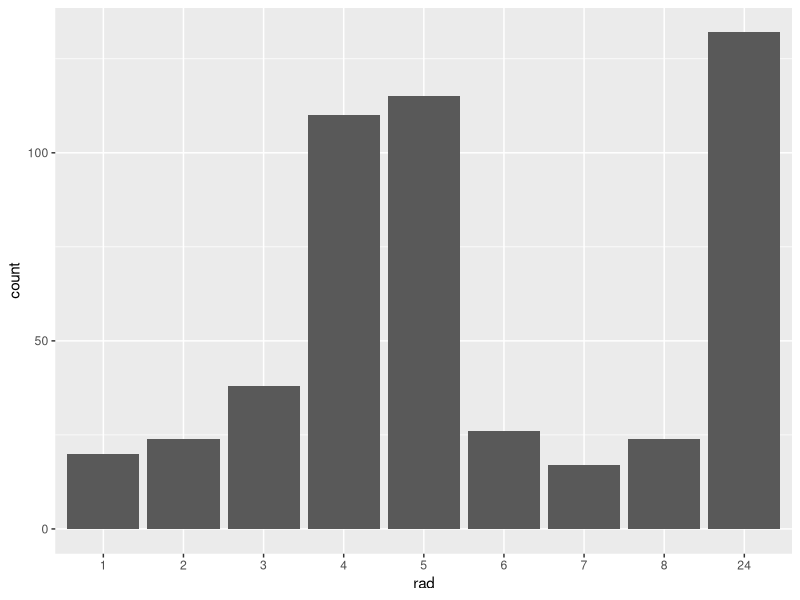
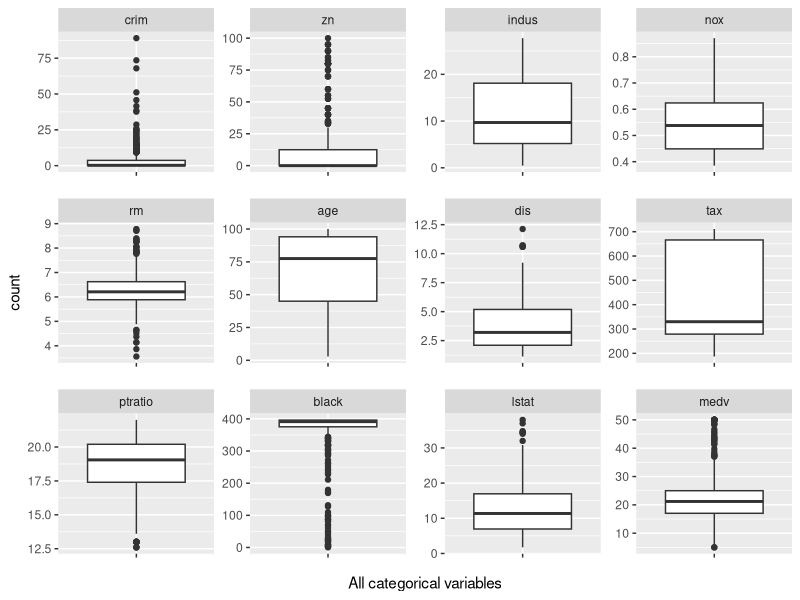
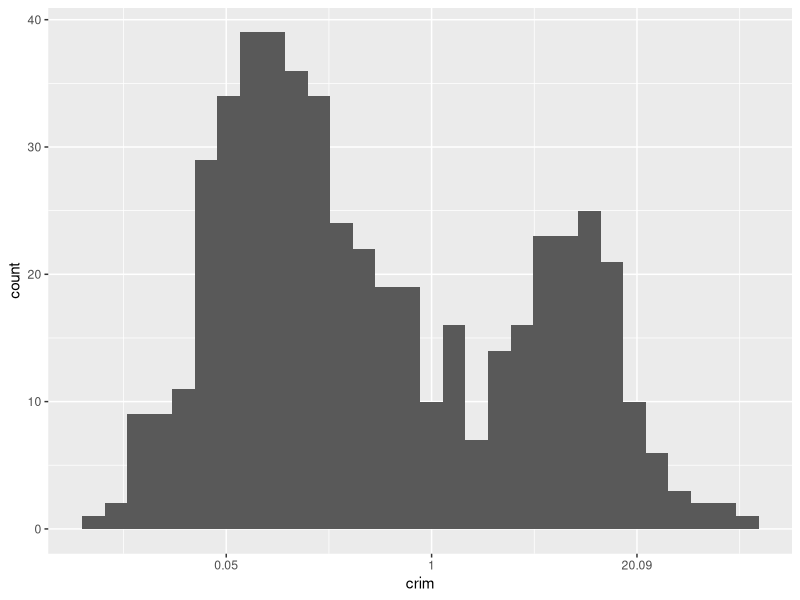
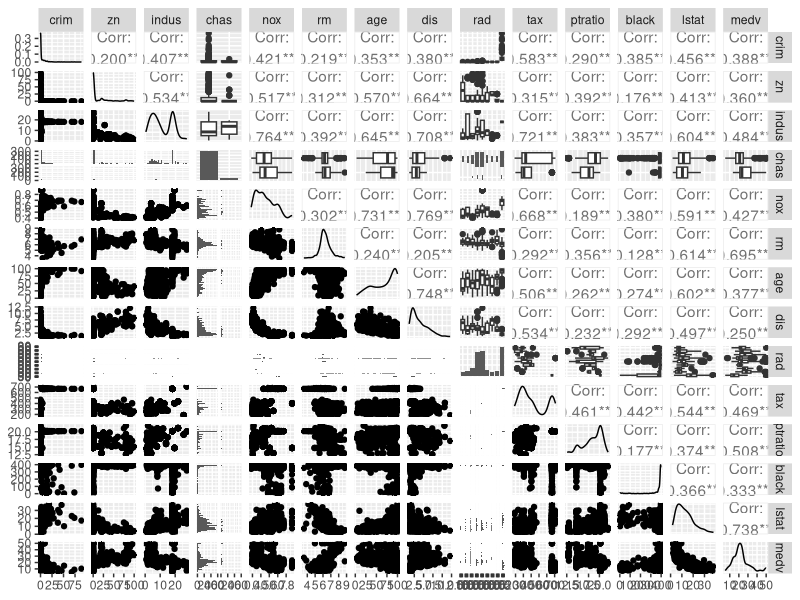
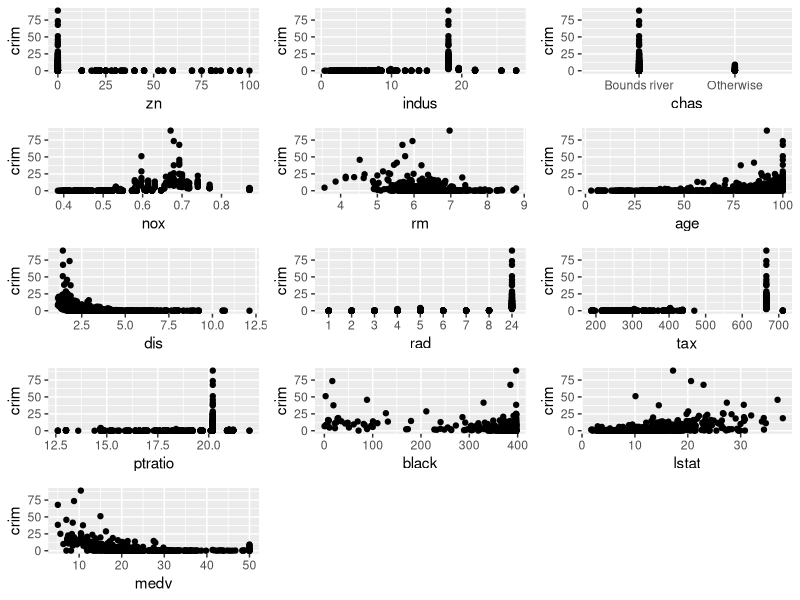
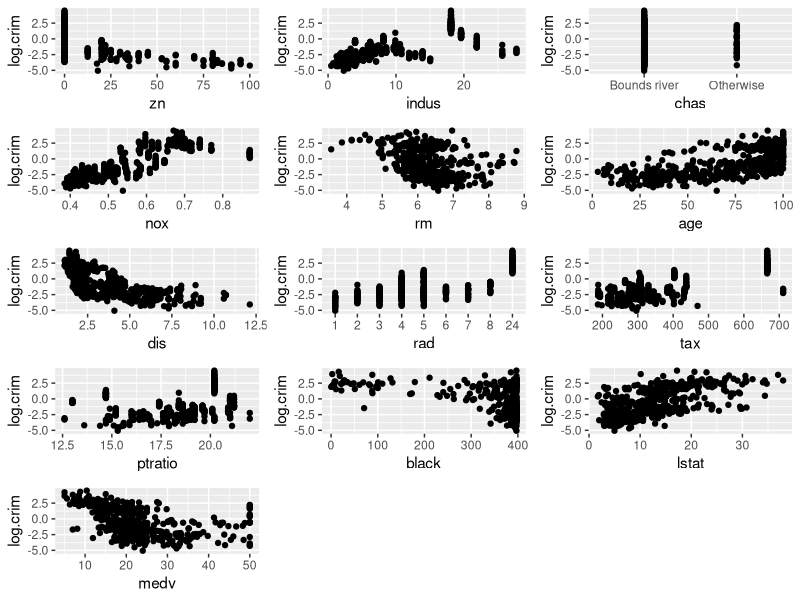
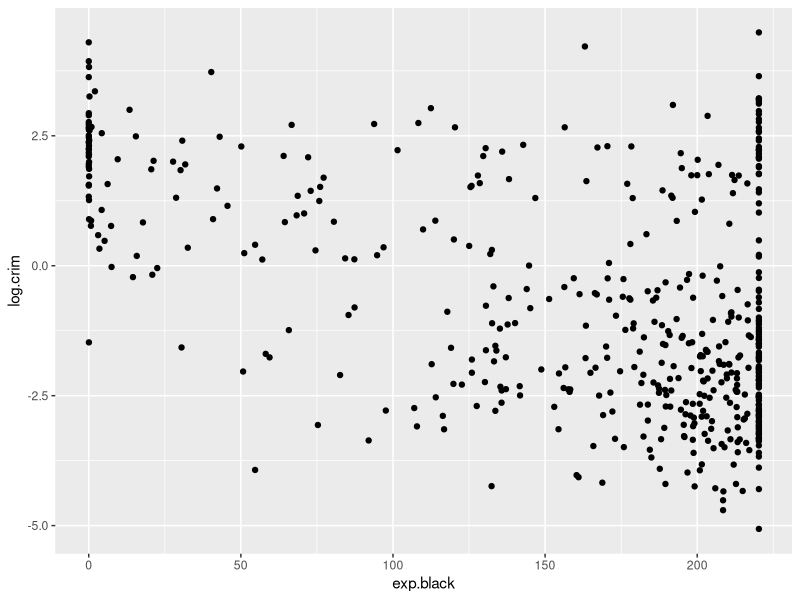
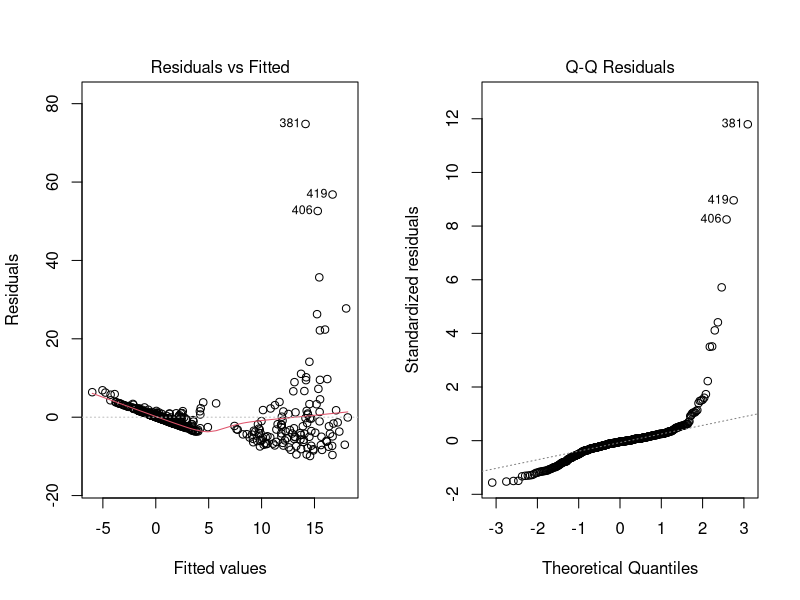

Recreate these plots in R, in order.
##############################
### Initial setup

knitr::opts_chunk$set(comment=NA, echo=FALSE, warning=FALSE, message=FALSE,
                      fig.align="center")
options(knitr.table.format="html", knitr.table.align="center")
options(digits=4)

rm(list=ls())

##############################
### Explortory Data Analysis
##############################

library(MASS)
data("Boston")

str(Boston)
sum(is.na(Boston))

mydata = Boston
mydata$chas = factor(mydata$chas, levels=c(0, 1), labels=c("Bounds river","Otherwise"))
mydata$rad = as.factor(mydata$rad)

str(mydata)

# Table 1: Summary of categorical variable, 'chas'

library(knitr)

kable(summary(mydata$chas), col.names="",
      caption="Table 1: Summary of categorical variable, 'chas'",
      format="html", table.attr = "style='width:40%;'")

# Figure 1: Histogram of variable 'rad'

library(ggplot2)

ggplot(data=mydata) +
   geom_histogram(aes(rad), stat="count")

# Figure 2: Boxplots of all 12 quantitative variables

library(reshape2)

melt.data = melt(data=mydata)

ggplot(data=melt.data) +
   geom_boxplot(aes(x="", y=value)) +
   facet_wrap(~variable, scale="free") +
   labs(x="All categorical variables", y="count")

# Figure 3: Histogram of variable 'crim'

library(car)

ggplot(data=mydata) +
   geom_histogram(aes(crim)) +
   scale_x_continuous(trans="log", labels=function(x) round(x, digits=2))

# Table 2: Summary statistics of 'crim'

table2 = as.matrix(round(summary(mydata$crim),2))

kable(table2, col.names="",
      caption="Table 2: Summary statistics of 'crim'",
      format="html", table.attr = "style='width:40%;'")

# Figure 4: Scatterplot and correlation plot matrix of the dataset

library(GGally)
ggpairs(mydata)

# Figure 5: Scatterplots of 'crim' versus other variables

library(gridExtra)

scatterplot_col = function(column, yvar, data) {
   ggplot(data, aes_string(y = yvar)) +
      geom_point(aes_string(x = column))
}

mplot = lapply(colnames(mydata)[-1], scatterplot_col, yvar="crim", data=mydata)

grid.arrange(mplot[[1]], mplot[[2]], mplot[[3]], mplot[[4]], mplot[[5]],
             mplot[[6]], mplot[[7]], mplot[[8]], mplot[[9]], mplot[[10]],
             mplot[[11]], mplot[[12]], mplot[[13]], ncol=3)

# Figure 6: Scatterplot of 'log.crim' versus other variables

mydata2 = mydata
mydata2$log.crim = log(mydata2$crim)
mydata2 = mydata2[-1]

mplot = lapply(colnames(mydata)[-1], scatterplot_col, yvar="log.crim", data=mydata2)

grid.arrange(mplot[[1]], mplot[[2]], mplot[[3]], mplot[[4]], mplot[[5]],
             mplot[[6]], mplot[[7]], mplot[[8]], mplot[[9]], mplot[[10]],
             mplot[[11]], mplot[[12]], mplot[[13]], ncol=3)

# Figure 7: Scatterplot of 'log.crim' versus 'exp.black'

mydata3 = mydata2
mydata3$exp.black = exp(10*mydata3$black / max(mydata3$black)) / 100
mydata3 = subset(mydata3, select=-black)

ggplot(data=mydata3) +
   geom_point(aes(x=exp.black, y=log.crim))


########################################
### Full Model with Original Variables
########################################

full.lm = lm(crim ~ ., data=mydata)
full.lm_summary = summary.lm(full.lm)
full.lm_summary

# Figure 8: Residual vs. fits plot (left), and Normal Q-Q plot of residuals(right)

par(mfrow=c(1,2))

plot(full.lm, which=1)
plot(full.lm, which=2)


# Figure 9: Standardized residuals vs. fits plot (left), and Standard residuals vs. leverage with contours of Cook's distance

par(mfrow=c(1,2))

plot(full.lm, which=3)
abline(h=sqrt(3), col='blue')

hii = hatvalues(full.lm)
h2 = 2*sum(hii) / length(hii)
h3 = 3*sum(hii) / length(hii)

plot(full.lm, which=5)
abline(v=c(h2, h3), col=c('blue', 'blue'), lty=c(2, 1))
abline(h=3, col='blue')

# Table 3: VIFs from full model with original variables

kable(vif(full.lm), caption="Table 3: VIFs from full model with original variables",
      format="html", table.attr="style='width:40%;')")

#############################################
### Full Model with Transformed Variables
#############################################

full.lm1 = lm(log.crim ~ ., data=mydata3)
full.lm1_summary = summary.lm(full.lm1)
full.lm1_summary

#############################################
### Manual Model Selection
#############################################

### Ordered full model

full.lm2 = lm(log.crim ~ zn + nox + rad + ptratio + exp.black + age + lstat + chas + indus + dis + rm + tax + medv, data=mydata3)

# Table 4: ANOVA result of transformed full model (Type I, Sequential sum of squares)

kable(anova(full.lm2),
      caption="Table 4: ANOVA result of transformed full model
      <br>(Type I, Sequential sum of squares)",
      format="html", table.attr="style='width:60%;')")

### Manual model selected

manual.pick = lm(log.crim ~ zn + nox + rad + ptratio + exp.black + age + lstat, data=mydata3)
manual.pick_summary = summary.lm(manual.pick)
manual.pick_summary

# Figure 10: Diagnostic plots for transformed and reduce model

par(mfrow=c(2,2))

plot(manual.pick, which=1)
plot(manual.pick, which=2)

plot(manual.pick, which=3)
abline(h=sqrt(3), col='blue')

hii = hatvalues(manual.pick)
h2 = 2*sum(hii) / length(hii)
h3 = 3*sum(hii) / length(hii)

plot(manual.pick, which=5)
abline(v=c(h2, h3), col=c('blue', 'blue'), lty=c(2, 1))
abline(h=c(-3,3), col='blue')


# Table 5: VIFs from reduced transformed model

kable(vif(manual.pick), caption="Table 5: VIFs from reduced transformed model",
      format="html", table.attr="style='width:40%;')")

###################################
### Best Subsets Regression
###################################

library(leaps)

# Code from ISLR for predict() method for regsubsets(): not used in calculation
predict.regsubsets = function(object, newdata, id, ...){
  form = as.formula(object$call[[2]])
  mat = model.matrix(form, newdata)
  coefi = coef(object, id=id)
  xvars = names(coefi)
  mat[,xvars]%*%coefi
}

###################################
# Best Subsets Cross Validation

library(leaps)

npred = 20
nmax = 20  # Total number of predictors including factor levels

k = 10
set.seed(10)
folds = sample(1:k, nrow(mydata3), replace=TRUE)

cv.errors = matrix(NA, k, npred)
train.errors = matrix(NA, k, nmax)

for(j in 1:k) {
   best.subset = regsubsets(log.crim ~ ., data=mydata3[folds!=j,], nvmax=npred)
   train.errors[j,] = summary(best.subset)$rss / best.subset$nn
   
   x.test = model.matrix(log.crim ~ ., data=mydata3[folds==j,])
   y.test = mydata3$log.crim[folds==j]
   
   for(i in 1:npred) {
      coefi = coef(best.subset, id=i)
      pred = x.test[, names(coefi)] %*% coefi
      cv.errors[j,i] = mean((y.test - pred)^2)
   }
}

mean.cv.errors = apply(cv.errors, 2, mean)
mean.train.errors = apply(train.errors, 2, mean)

# Best subset CV optimal number of predictors
index.best = which.min(mean.cv.errors)  

# Test MSE of Best Subsets CV
test.MSE_bestsub = mean.cv.errors[index.best]

##########################
### Plots and Tables

#Figure 11: Testing and training MSE of Best Subsets

ggplot() +
   geom_point(aes(x=c(1:npred),y=mean.cv.errors, color="Test MSE"), size=3) +
   geom_line(aes(x=c(1:npred),y=mean.cv.errors, color="Test MSE"), linetype="solid") +
   geom_point(aes(x=c(1:npred),y=mean.train.errors, color="Training MSE"), size=3) +
   geom_line(aes(x=c(1:npred),y=mean.train.errors, color="Training MSE"), linetype="solid") +
   scale_x_continuous(breaks=c(1:npred)) +
   geom_vline(xintercept=c(index.best), color="blue") +
   annotate("text", label="min Test MSE", x=16, y=1) +
   labs(x="Number of Predictors", y="Mean Squared Error", color=c("Test/Training")) +
   ggtitle("Test and training mean squared error from cross validation (k=10)")

###
### Best subset with all data
###

reg.best = regsubsets(log.crim ~ ., data=mydata3, nvmax=nmax)
summary.BS = summary(reg.best)

# Optimal predictor numbers for Mallows Cp, Adj.R2, BIC
BS.Cp = which.min(summary.BS$cp)
BS.AdjR2 = which.max(summary.BS$adjr2)
BS.BIC = which.min(summary.BS$bic)

# Table 6: Number of optimal predictors selected by Best Subsets
BS.summary = data.frame("Method" = c("Mallows Cp", "Adj R2", "BIC", "Cross_Validation"), "Number of Predictors" = c(BS.Cp, BS.AdjR2, BS.BIC, index.best))

kable(BS.summary, caption="Table 6: Number of optimal predictors selected by Best Subsets", format="html", table.attr = "style='width:40%;'")

# Table 7: Coefficients selected by Best Subsets CV
kable(coef(reg.best, index.best), col.names="",
      caption="Table 7: Coefficients selected by Best Subsets CV",
      format="html", table.attr = "style='width:30%;'")

# Chekcing coefficients selected by Adj R2 and BIC
names(coef(reg.best, BS.AdjR2))
names(coef(reg.best, BS.BIC))

##############################
### Ridge Regression
##############################

library(glmnet)

k = 5
x = model.matrix(log.crim ~ ., data=mydata3)[,-1]
y = mydata3$log.crim

grid = 8*10^seq(2, -5, length=100)

# Store errors and best lambda with lambda.min
cv.errors = rep(NA, k)
bestlam_ridge = rep(NA, k)

# Store errors and best lambda with lambda.1se
cv.errors.1se = rep(NA, k)
bestlam_ridge.1se = rep(NA, k)

for(j in 1:k) {
   set.seed(12)
   ridge.cv.out = cv.glmnet(x[folds!=j,], y[folds!=j], alpha=0, nfolds=10, lambda=grid)
   bestlam_min_ridge = ridge.cv.out$lambda.min
   bestlam_1se_ridge = ridge.cv.out$lambda.1se
   
   bestlam_ridge[j] = bestlam_min_ridge
   ridge.cv.pred = predict(ridge.cv.out, s=bestlam_ridge[j], newx=x[folds==j,])
   cv.errors[j] = mean((ridge.cv.pred - y[folds==j])^2)
   
   bestlam_ridge.1se[j] = bestlam_1se_ridge
   ridge.cv.pred.1se = predict(ridge.cv.out, s=bestlam_ridge.1se[j], newx=x[folds==j,])
   cv.errors.1se[j] = mean((ridge.cv.pred.1se - y[folds==j])^2)
}

cv.output_ridge = data.frame("folds"=c(1:k), "lambda"=bestlam_ridge, "Test_MSE"=cv.errors)

cv.output_ridge.1se = data.frame("folds"=c(1:k), "lambda"=bestlam_ridge.1se, "Test_MSE"=cv.errors.1se)

##############################
### Ridge Regression Plots

###
### for lambda.min
###

avg.bestlam_ridge = mean(bestlam_ridge)
avg.cv.errors = mean(cv.errors)

# Test MSE from Ridge Regression with lambda.min
test.MSE_ridge.min = avg.cv.errors

# Figure.12, fig.cap="Figure 12: Plot of Best lambda(min) vs. folds (left), and plot of Test MSE vs. folds (right)"
pp1 <- ggplot(aes(x=folds, y=lambda), data=cv.output_ridge) +
   geom_point(color="red", size=3) +
   geom_line(color="red", linetype="solid") +
   geom_hline(yintercept = avg.bestlam_ridge) +
   annotate("text", x=(k+1)/2, y=avg.bestlam_ridge+0.0002,
            label=paste("Mean of lambda =", round(avg.bestlam_ridge,4))) +
   labs(x="Folds", y="Best Lambda (min)") +
   ggtitle("Plot of best lambda vs. folds")
   
   
pp2 <- ggplot(aes(x=folds, y=Test_MSE), data=cv.output_ridge) +
   geom_point(color="blue", size=3) +
   geom_line(color="blue", linetype="solid") +
   geom_hline(yintercept = avg.cv.errors) +
   annotate("text", x=(k+1)/2, y=avg.cv.errors+0.01,
            label=paste("Mean of Test MSE =", round(avg.cv.errors,4))) +
   labs(x="Folds", y="Test MSE") +
   ggtitle("Plot of test MSE vs. folds")

grid.arrange(pp1, pp2, ncol=2)

# Figure 13: MSE vs. log(lambda) from Ridge Regression of the 10th fold
plot(ridge.cv.out)

###
### for lambda.1se
###

avg.bestlam_ridge.1se = mean(bestlam_ridge.1se)
avg.cv.errors.1se = mean(cv.errors.1se)

# Test MSE from Ridge Regression with lambda.1se 
test.MSE_ridge.1se = avg.cv.errors.1se

pp3 <- ggplot(aes(x=folds, y=lambda), data=cv.output_ridge.1se) +
   geom_point(color="red", size=3) +
   geom_line(color="red", linetype="solid") +
   geom_hline(yintercept = avg.bestlam_ridge.1se) +
   annotate("text", x=(k+1)/2, y=avg.bestlam_ridge.1se+0.005,
            label=paste("Mean of lambda =", round(avg.bestlam_ridge.1se,4))) +
   labs(x="Folds", y="Best Lambda (1SE)") +
   ggtitle("Plot of best lambda vs. folds")
   
   
pp4 <- ggplot(aes(x=folds, y=Test_MSE), data=cv.output_ridge.1se) +
   geom_point(color="blue", size=3) +
   geom_line(color="blue", linetype="solid") +
   geom_hline(yintercept = avg.cv.errors.1se) +
   annotate("text", x=(k+1)/2, y=avg.cv.errors.1se+0.02,
            label=paste("Mean of Test MSE =", round(avg.cv.errors.1se,4))) +
   labs(x="Folds", y="Test MSE") +
   ggtitle("Plot of test MSE vs. folds")

grid.arrange(pp3, pp4, ncol=2)

###########################################
### Fit Ridge Regression to full dataset

out_ridge = glmnet(x, y, alpha=0, lambda=grid)

#Figure.15, fig.ap="Figure 15: Coefficients vs. log(lambda) for Ridge Regression with full dataset
plot(out_ridge, xvar="lambda", label=T,
     sub=paste("(Vertical lines at lambda .min =", round(avg.bestlam_ridge, 4),
               ", and lambda.1se =", round(avg.bestlam_ridge.1se, 4), ")"))
abline(v=c(log(avg.bestlam_ridge), log(avg.bestlam_ridge.1se) ))

###
### Calculate MSE of Ride Regression using the full data
###

# for lambda(min)
pred = predict(out_ridge, s=avg.bestlam_ridge, newx=x, exact=T, x=x, y=y)
MSE_ridge.min = mean((pred - y)^2)
cat("Ridge regression MSE with full data:", MSE_ridge.min,
    "(lambda.min =", round(avg.bestlam_ridge,4),")")

coef.bestlam_ridge = coef(out_ridge, s=avg.bestlam_ridge, exact=T, x=x, y=y)[,1]

# for lambda(1se)
pred = predict(out_ridge, s=avg.bestlam_ridge.1se, newx=x, exact=T, x=x, y=y)
MSE_ridge.1se = mean((pred - y)^2)
cat("Ridge regression MSE with full data:", MSE_ridge.1se,
    "(lambda =", round(avg.bestlam_ridge.1se,4),")")

coef.bestlam_ridge.1se = coef(out_ridge, s=avg.bestlam_ridge.1se,
                              exact=T, x=x, y=y)[,1]

### Sanity check1 (both should equal)
mean(full.lm2$residuals^2)

pred_0 = predict(out_ridge, s=0, newx=x, exact=T, x=x, y=y)
mean((pred_0 - y)^2)

###################################
### Lasso Rgression
###################################

grid = 10^seq(1, -5, length=100)

cv.errors = rep(NA, k)
bestlam_lasso = rep(NA, k)

cv.errors.1se = rep(NA, k)
bestlam_lasso.1se = rep(NA, k)

for(j in 1:k) {
   set.seed(12)
   lasso.cv.out = cv.glmnet(x[folds!=j,], y[folds!=j], alpha=1, nfolds=10, lambda=grid)
   bestlam_min_lasso = lasso.cv.out$lambda.min
   bestlam_1se_lasso = lasso.cv.out$lambda.1se
   
   bestlam_lasso[j] = bestlam_min_lasso
   lasso.cv.pred = predict(lasso.cv.out, s=bestlam_lasso[j], newx=x[folds==j,])
   cv.errors[j] = mean((lasso.cv.pred - y[folds==j])^2)
   
   bestlam_lasso.1se[j] = bestlam_1se_lasso
   lasso.cv.pred.1se = predict(lasso.cv.out, s=bestlam_lasso.1se[j], newx=x[folds==j,])
   cv.errors.1se[j] = mean((lasso.cv.pred.1se - y[folds==j])^2)
}

cv.output_lasso = data.frame("folds"=c(1:k), "lambda"=bestlam_lasso, "Test_MSE"=cv.errors)

cv.output_lasso.1se = data.frame("folds"=c(1:k), "lambda"=bestlam_lasso.1se, "Test_MSE"=cv.errors.1se)

##############################
### Lasso Regression Plots

###
### for lambda.min
###

avg.bestlam_lasso = mean(bestlam_lasso)
avg.cv.errors = mean(cv.errors)

# Test MSE from Lasso Regression with lambda.min
test.MSE_lasso.min = avg.cv.errors

# Figure 16: Plot of Best lambda(min) vs. folds (left), and plot of Test MSE vs. folds (right) for Lasso Regression
pp1 <- ggplot(aes(x=folds, y=lambda), data=cv.output_lasso) +
   geom_point(color="red", size=3) +
   geom_line(color="red", linetype="solid") +
   geom_hline(yintercept = avg.bestlam_lasso) +
   annotate("text", x=(k+1)/2, y=avg.bestlam_lasso+0.00007,
            label=paste("Mean of lambda =", round(avg.bestlam_lasso,4))) +
   labs(x="Folds", y="Best Lambda (min)") +
   ggtitle("Plot of best lambda vs. folds")
   
pp2 <- ggplot(aes(x=folds, y=Test_MSE), data=cv.output_lasso) +
   geom_point(color="blue", size=3) +
   geom_line(color="blue", linetype="solid") +
   geom_hline(yintercept = avg.cv.errors) +
   annotate("text", x=(k+1)/2, y=avg.cv.errors+0.015,
            label=paste("Mean of Test MSE =", round(avg.cv.errors,4))) +
   labs(x="Folds", y="Test MSE") +
   ggtitle("Plot of test MSE vs. folds")

grid.arrange(pp1, pp2, ncol=2)

# Figure 17: MSE vs. log(lambda) from Lasso Regression of the 10th fold
plot(lasso.cv.out)

###
### for lambda.1se
###

avg.bestlam_lasso.1se = mean(bestlam_lasso.1se)
avg.cv.errors.1se = mean(cv.errors.1se)

# Test MSE from Lasso Regression with lambda.1se
test.MSE_lasso.1se = avg.cv.errors.1se

pp3 <- ggplot(aes(x=folds, y=lambda), data=cv.output_lasso.1se) +
   geom_point(color="red", size=3) +
   geom_line(color="red", linetype="solid") +
   geom_hline(yintercept = avg.bestlam_lasso.1se) +
   annotate("text", x=(k+1)/2, y=avg.bestlam_lasso.1se+0.0008,
            label=paste("Mean of lambda =", round(avg.bestlam_lasso.1se,4))) +
   labs(x="Folds", y="Best Lambda (1SE)") +
   ggtitle("Plot of best lambda vs. folds")
   
   
pp4 <- ggplot(aes(x=folds, y=Test_MSE), data=cv.output_lasso.1se) +
   geom_point(color="blue", size=3) +
   geom_line(color="blue", linetype="solid") +
   geom_hline(yintercept = avg.cv.errors.1se) +
   annotate("text", x=(k+1)/2, y=avg.cv.errors.1se+0.015,
            label=paste("Mean of Test MSE =", round(avg.cv.errors.1se,4))) +
   labs(x="Folds", y="Test MSE") +
   ggtitle("Plot of test MSE vs. folds")

grid.arrange(pp3, pp4, ncol=2)

###########################################
### Fit Lasso Regression to full dataset

out_lasso = glmnet(x, y, alpha=1, lambda=grid)

# Figure 19: Coefficients vs. log(lambda) for Ridge Regression with full dataset
plot(out_lasso, xvar="lambda", label=T,
     sub=paste("(Vertical lines at lambda.min =", round(avg.bestlam_lasso, 4),
               ", and lambda.1se =", round(avg.bestlam_lasso.1se, 4), ")"))
abline(v=c(log(avg.bestlam_lasso), log(avg.bestlam_lasso.1se) ))

###
### Calculate MSE of Lasso Regression using the full data
###

# for lambda(min)
pred = predict(out_lasso, s=avg.bestlam_lasso, newx=x, exact=T, x=x, y=y)
MSE_lasso.min = mean((pred - y)^2)
cat("Lasso regression MSE with full data:", MSE_lasso.min,
    "(lambda =", round(avg.bestlam_lasso,4),")")

coef.bestlam_lasso = coef(out_lasso, s=avg.bestlam_lasso, exact=T, x=x, y=y)[,1]

# for lambda(1se)
pred = predict(out_lasso, s=avg.bestlam_lasso.1se, newx=x, exact=T, x=x, y=y)
MSE_lasso.1se = mean((pred - y)^2)
cat("Lasso regression MSE with full data:", MSE_lasso.1se,
    "(lambda =", round(avg.bestlam_lasso.1se,4),")")

coef.bestlam_lasso.1se = coef(out_lasso, s=avg.bestlam_lasso.1se,
                              exact=T, x=x, y=y)[,1]

### Sanity check2 (both should equal)
mean(full.lm2$residuals^2)

pred_0 = predict(out_ridge, s=0, newx=x, exact=T, x=x, y=y)
mean((pred_0 - y)^2)

########################################################################
### Calculate Test and Training MSE for Full and Manual models

cv.errors_full = c(NA, k)
train.errors_full = c(NA, k)

cv.errors_manual = c(NA, k)
train.errors_manual = c(NA, k)

for(j in 1:k) {
   OLS.full = lm(log.crim ~ ., data=mydata3[folds!=j,])
   train.errors_full[j] = sum(OLS.full$residuals^2) / length(OLS.full$residuals)
   
   OLS.manual = lm(log.crim ~ zn + nox + rad + ptratio + exp.black + age + lstat,
                   data=mydata3[folds!=j,])
   train.errors_manual[j] = sum(OLS.manual$residuals^2) / length(OLS.manual$residuals)
   
   y.test = mydata3$log.crim[folds==j]
   
   pred_full = predict(OLS.full, newdata=mydata3[folds==j,])
   pred_manual = predict(OLS.manual, newdata=mydata3[folds==j,])
   
   cv.errors_full[j] = mean((pred_full - y.test)^2)
   cv.errors_manual[j] = mean((pred_manual - y.test)^2)
}

test.MSE_full = mean(cv.errors_full)
train.MSE_full = mean(train.errors_full)
test.MSE_manual = mean(cv.errors_manual)
train.MSE_manual = mean(train.errors_manual)

###################################
### Make summary table
###################################

# Table of model coefficients
coef.table = matrix(NA, 21, 7, dimnames=list(names(coef(full.lm1)), c("Full_model", "Manual", "Best_sub", "Ridge(min)", "Ridge(1se)", "Lasso(min)", "Lasso(1se)")))

coef.table[, 1] = full.lm1$coefficients
coef.table[names(manual.pick$coefficients),2 ] = manual.pick$coefficients
coef.table[names(coef(reg.best, index.best)), 3] = coef(reg.best, index.best)
coef.table[names(coef.bestlam_ridge), 4] = coef.bestlam_ridge
coef.table[names(coef.bestlam_ridge.1se), 5] = coef.bestlam_ridge.1se
coef.table[names(coef.bestlam_lasso), 6] = coef.bestlam_lasso
coef.table[names(coef.bestlam_lasso.1se), 7] = coef.bestlam_lasso.1se

coef.table[coef.table == 0] = NA

# MSE with all data
MSE_full = sum(full.lm1$residuals^2) / nrow(mydata3)
MSE_manual = sum(manual.pick$residuals^2) / nrow(mydata3)
MSE_bestsub = summary(reg.best)$rss[index.best]/reg.best$nn

MSE_all.data = c(MSE_full, MSE_manual, MSE_bestsub, MSE_ridge.min, MSE_ridge.1se,
                MSE_lasso.min, MSE_lasso.1se)

# Test MSE
test.MSE = c(test.MSE_full, test.MSE_manual, test.MSE_bestsub, test.MSE_ridge.min,
             test.MSE_ridge.1se, test.MSE_lasso.min, test.MSE_lasso.1se)

# Join coefficient table and metrics
summary.table = rbind(coef.table, MSE_all.data, test.MSE)
rownames(summary.table)[22:23] = c("MSE(all_data)","Test_MSE")

# Table 8: Summary table of model metric and coefficients
summary.table = round(summary.table, digits=4)
kable(summary.table, caption="Table 8: Summary table of model metric and coefficients", format="html", table.attr = "style='width:90%;'") 

#######################################
### DISCUSSION: Table for Best subsets

BS.table = matrix(0, 20, 21, dimnames=list(c(1:20), names(coef(full.lm1))))
BS.coef = coef(reg.best, c(1:npred))

for(i in c(1:20)) {
   BS.table[i,names(BS.coef[[i]])] = BS.coef[[i]]
}

BS.table_df = data.frame(BS.table)
BS.table_df$np = c(1:20)
colnames(BS.table_df)[1] = "intercept"
colnames(BS.table_df)[4] = "chasOth"

melt.BS.table = melt(BS.table_df, id.vars=c("np"))

# Figure 20: Coefficients vs. number of predictors for Best subsets

ggplot(data=melt.BS.table) +
   geom_line(aes(x=np, y=value, color=variable)) +
   scale_x_continuous(trans="reverse", breaks=c(1:20)) +
   labs(x="Number of predictors", y="Coefficients")

############################################################
### Top 5 pick by Best Subsets and Lasso Regression

# Best Subsets
BS.best5.coef = coef(reg.best, c(1:5))
BS.best5.MSE = summary.BS$rss[1:5] / reg.best$nn

# Lasso Regression
grid = 10^seq(0.3, -0.3, length=100)
lambda.pick = grid[c(15, 19, 83, 87, 88)] # Picked lambda for each predictor number

out_lasso5 = glmnet(x, y, alpha=1, lambda=grid)
out_lasso5.summary = summary(out_lasso5)

Lasso.best5 = list()
Lasso.best5.MSE = rep(NA, length(lambda.pick))

for(i in c(1:length(lambda.pick))) {
   Lasso.best5[[i]] = coef(out_lasso5, s=lambda.pick[i], exact=T, x=x, y=y)[,1]
   pred = predict(out_lasso5, s=lambda.pick[i], newx=x, exact=T, x=x, y=y)
   Lasso.best5.MSE[i] = mean((pred - y)^2)
}
# Table of model coefficients
feature.select = matrix(NA, 21, 10, dimnames=list(names(coef(full.lm1)), c("Best(n=1)","Lasso(n=1)","Best(n=2)","Lasso(n=2)","Best(n=3)","Lasso(n=3)","Best(n=4)","Lasso(n=4)","Best(n=5)","Lasso(n=5)")))

for(i in c(1:length(lambda.pick))) {
   feature.select[names(BS.best5.coef[[i]]),2*i-1] = BS.best5.coef[[i]]
   feature.select[names(Lasso.best5[[i]]),2*i] = Lasso.best5[[i]]
}

feature.select[feature.select == 0] = NA

kable(feature.select, caption="Table 9: Selected coefficients for first 5 predictors from Best subsets and Lasso regression", 
      format="html", table.attr = "style='width:100%;'")
